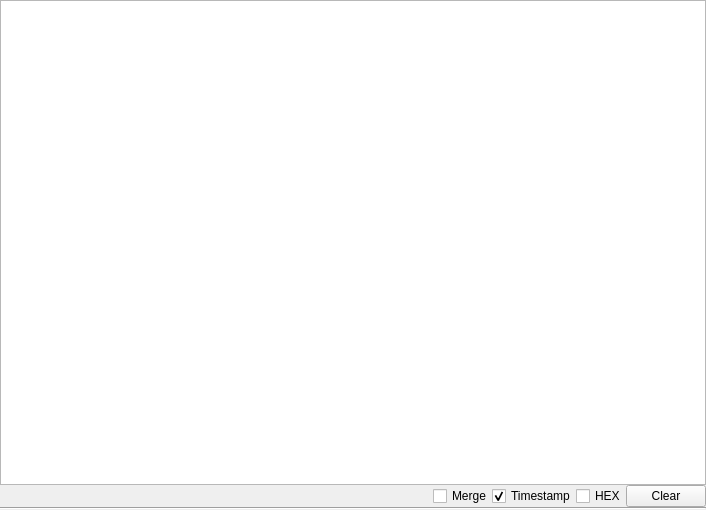
<?xml version="1.0" encoding="UTF-8"?>
<ui version="4.0">
 <class>DataTextView</class>
 <widget class="QWidget" name="DataTextView">
  <property name="geometry">
   <rect>
    <x>0</x>
    <y>0</y>
    <width>706</width>
    <height>510</height>
   </rect>
  </property>
  <property name="windowTitle">
   <string>Form</string>
  </property>
  <property name="styleSheet">
   <string notr="true"/>
  </property>
  <layout class="QVBoxLayout" name="verticalLayout_2">
   <property name="spacing">
    <number>0</number>
   </property>
   <property name="leftMargin">
    <number>0</number>
   </property>
   <property name="topMargin">
    <number>0</number>
   </property>
   <property name="rightMargin">
    <number>0</number>
   </property>
   <property name="bottomMargin">
    <number>0</number>
   </property>
   <item>
    <widget class="QTextBrowser" name="tbTextView"/>
   </item>
   <item>
    <layout class="QHBoxLayout" name="horizontalLayout">
     <item>
      <spacer name="horizontalSpacer">
       <property name="orientation">
        <enum>Qt::Horizontal</enum>
       </property>
       <property name="sizeHint" stdset="0">
        <size>
         <width>40</width>
         <height>20</height>
        </size>
       </property>
      </spacer>
     </item>
     <item>
      <widget class="QCheckBox" name="cbMerge">
       <property name="text">
        <string>Merge</string>
       </property>
      </widget>
     </item>
     <item>
      <widget class="QCheckBox" name="cbTimestamp">
       <property name="text">
        <string>Timestamp</string>
       </property>
       <property name="checked">
        <bool>true</bool>
       </property>
       <property name="tristate">
        <bool>false</bool>
       </property>
      </widget>
     </item>
     <item>
      <widget class="QCheckBox" name="cbHEX">
       <property name="text">
        <string>HEX</string>
       </property>
      </widget>
     </item>
     <item>
      <widget class="QPushButton" name="pbClear">
       <property name="text">
        <string>Clear</string>
       </property>
      </widget>
     </item>
    </layout>
   </item>
   <item>
    <widget class="Line" name="line_3">
     <property name="orientation">
      <enum>Qt::Horizontal</enum>
     </property>
    </widget>
   </item>
  </layout>
 </widget>
 <resources/>
 <connections/>
</ui>
